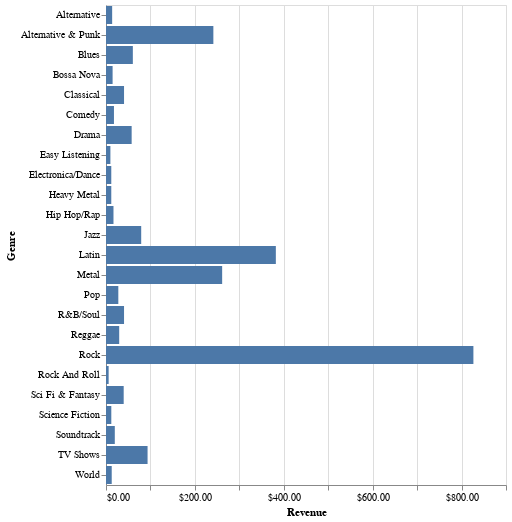

Source (notebook cell):
### Code cell
import altair as alt

(
    project.chart()
    .mark_bar()
    .encode(
        x=alt.X(project.m.revenue),
        y=alt.Y(project.d.genre),
    )
)

### Figure 1 — Vega-Lite specification as saved in the notebook (floating-point values rounded to 4 significant figures)
{"config": {"view": {"continuousWidth": 400, "continuousHeight": 300}}, "data": {"name": "data-cd17540bfcc655624183cee580fd0e2a"}, "mark": "bar", "encoding": {"x": {"axis": {"title": "Revenue", "format": "$01,.2f"}, "field": "revenue", "type": "quantitative"}, "y": {"axis": {"title": "Genre"}, "field": "genre", "type": "nominal"}}, "$schema": "https://vega.github.io/schema/vega-lite/v4.17.0.json", "datasets": {"data-cd17540bfcc655624183cee580fd0e2a": [{"genre": "Alternative", "revenue": 13.86}, {"genre": "Alternative & Punk", "revenue": 241.6}, {"genre": "Blues", "revenue": 60.39}, {"genre": "Bossa Nova", "revenue": 14.85}, {"genre": "Classical", "revenue": 40.59}, {"genre": "Comedy", "revenue": 17.91}, {"genre": "Drama", "revenue": 57.71}, {"genre": "Easy Listening", "revenue": 9.9}, {"genre": "Electronica/Dance", "revenue": 11.88}, {"genre": "Heavy Metal", "revenue": 11.88}, {"genre": "Hip Hop/Rap", "revenue": 16.83}, {"genre": "Jazz", "revenue": 79.2}, {"genre": "Latin", "revenue": 382.1}, {"genre": "Metal", "revenue": 261.4}, {"genre": "Pop", "revenue": 27.72}, {"genre": "R&B/Soul", "revenue": 40.59}, {"genre": "Reggae", "revenue": 29.7}, {"genre": "Rock", "revenue": 826.6}, {"genre": "Rock And Roll", "revenue": 5.94}, {"genre": "Sci Fi & Fantasy", "revenue": 39.8}, {"genre": "Science Fiction", "revenue": 11.94}, {"genre": "Soundtrack", "revenue": 19.8}, {"genre": "TV Shows", "revenue": 93.53}, {"genre": "World", "revenue": 12.87}]}}
